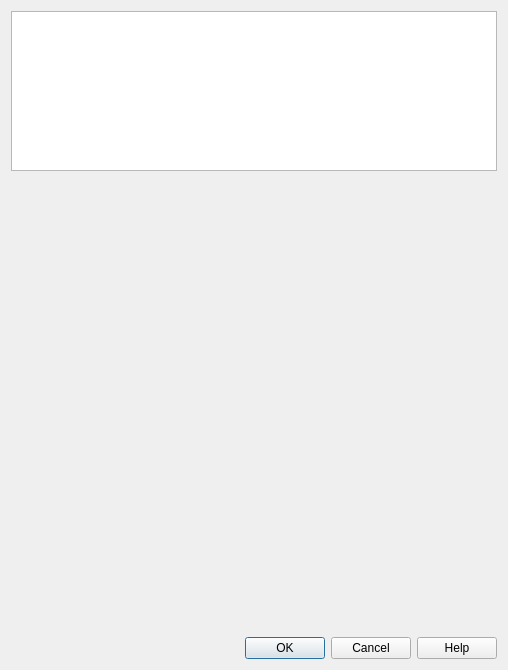
<?xml version="1.0" encoding="UTF-8"?>
<ui version="4.0">
 <class>GenericProjectionSelectorBase</class>
 <widget class="QDialog" name="GenericProjectionSelectorBase">
  <property name="geometry">
   <rect>
    <x>0</x>
    <y>0</y>
    <width>508</width>
    <height>670</height>
   </rect>
  </property>
  <property name="windowTitle">
   <string>Dialog</string>
  </property>
  <layout class="QGridLayout" name="gridLayout">
   <item row="0" column="0">
    <widget class="QTextEdit" name="textEdit">
     <property name="sizePolicy">
      <sizepolicy hsizetype="Preferred" vsizetype="Preferred">
       <horstretch>0</horstretch>
       <verstretch>0</verstretch>
      </sizepolicy>
     </property>
     <property name="maximumSize">
      <size>
       <width>16777215</width>
       <height>160</height>
      </size>
     </property>
     <property name="focusPolicy">
      <enum>Qt::NoFocus</enum>
     </property>
     <property name="acceptDrops">
      <bool>false</bool>
     </property>
     <property name="lineWidth">
      <number>2</number>
     </property>
     <property name="readOnly">
      <bool>true</bool>
     </property>
    </widget>
   </item>
   <item row="1" column="0">
    <widget class="QgsProjectionSelector" name="projectionSelector" native="true"/>
   </item>
   <item row="2" column="0">
    <widget class="QDialogButtonBox" name="mButtonBox">
     <property name="standardButtons">
      <set>QDialogButtonBox::Cancel|QDialogButtonBox::Help|QDialogButtonBox::Ok</set>
     </property>
     <property name="centerButtons">
      <bool>false</bool>
     </property>
    </widget>
   </item>
  </layout>
 </widget>
 <customwidgets>
  <customwidget>
   <class>QgsProjectionSelector</class>
   <extends>QWidget</extends>
   <header>qgsprojectionselector.h</header>
   <container>1</container>
  </customwidget>
 </customwidgets>
 <resources/>
 <connections/>
</ui>
